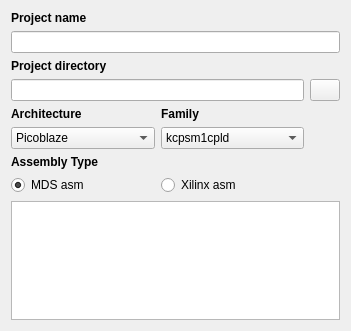
<?xml version="1.0" encoding="UTF-8"?>
<ui version="4.0">
 <class>Projectdlg_General</class>
 <widget class="QWidget" name="Projectdlg_General">
  <property name="geometry">
   <rect>
    <x>0</x>
    <y>0</y>
    <width>351</width>
    <height>331</height>
   </rect>
  </property>
  <property name="windowTitle">
   <string>Form</string>
  </property>
  <layout class="QGridLayout" name="gridLayout">
   <item row="0" column="0">
    <widget class="QLabel" name="label">
     <property name="font">
      <font>
       <weight>75</weight>
       <bold>true</bold>
      </font>
     </property>
     <property name="text">
      <string>Project name</string>
     </property>
    </widget>
   </item>
   <item row="2" column="0">
    <widget class="QLabel" name="label_2">
     <property name="font">
      <font>
       <weight>75</weight>
       <bold>true</bold>
      </font>
     </property>
     <property name="text">
      <string>Project directory</string>
     </property>
    </widget>
   </item>
   <item row="3" column="0" colspan="2">
    <widget class="QLineEdit" name="lePath"/>
   </item>
   <item row="3" column="2">
    <widget class="QPushButton" name="btnChange">
     <property name="minimumSize">
      <size>
       <width>30</width>
       <height>0</height>
      </size>
     </property>
     <property name="maximumSize">
      <size>
       <width>30</width>
       <height>16777215</height>
      </size>
     </property>
     <property name="text">
      <string/>
     </property>
    </widget>
   </item>
   <item row="4" column="0">
    <widget class="QLabel" name="label_4">
     <property name="font">
      <font>
       <weight>75</weight>
       <bold>true</bold>
      </font>
     </property>
     <property name="text">
      <string>Architecture</string>
     </property>
    </widget>
   </item>
   <item row="4" column="1">
    <widget class="QLabel" name="label_3">
     <property name="font">
      <font>
       <weight>75</weight>
       <bold>true</bold>
      </font>
     </property>
     <property name="text">
      <string>Family</string>
     </property>
    </widget>
   </item>
   <item row="5" column="0">
    <widget class="QComboBox" name="cmbArch">
     <item>
      <property name="text">
       <string>Picoblaze</string>
      </property>
     </item>
    </widget>
   </item>
   <item row="9" column="0" colspan="3">
    <widget class="QTextEdit" name="teNotes">
     <property name="readOnly">
      <bool>true</bool>
     </property>
    </widget>
   </item>
   <item row="1" column="0" colspan="3">
    <widget class="QLineEdit" name="leName"/>
   </item>
   <item row="5" column="1">
    <widget class="QComboBox" name="cmbFamily">
     <item>
      <property name="text">
       <string>kcpsm1cpld</string>
      </property>
     </item>
     <item>
      <property name="text">
       <string>kcpsm1</string>
      </property>
     </item>
     <item>
      <property name="text">
       <string>kcpsm2</string>
      </property>
     </item>
     <item>
      <property name="text">
       <string>kcpsm3</string>
      </property>
     </item>
     <item>
      <property name="text">
       <string>kcpsm6</string>
      </property>
     </item>
    </widget>
   </item>
   <item row="6" column="0">
    <widget class="QLabel" name="label_5">
     <property name="font">
      <font>
       <weight>75</weight>
       <bold>true</bold>
      </font>
     </property>
     <property name="text">
      <string>Assembly Type</string>
     </property>
    </widget>
   </item>
   <item row="7" column="0">
    <widget class="QRadioButton" name="rbMSD">
     <property name="text">
      <string>MDS asm</string>
     </property>
     <property name="checked">
      <bool>true</bool>
     </property>
    </widget>
   </item>
   <item row="7" column="1">
    <widget class="QRadioButton" name="rbXilinx">
     <property name="text">
      <string>Xilinx asm</string>
     </property>
    </widget>
   </item>
  </layout>
 </widget>
 <resources/>
 <connections/>
</ui>
